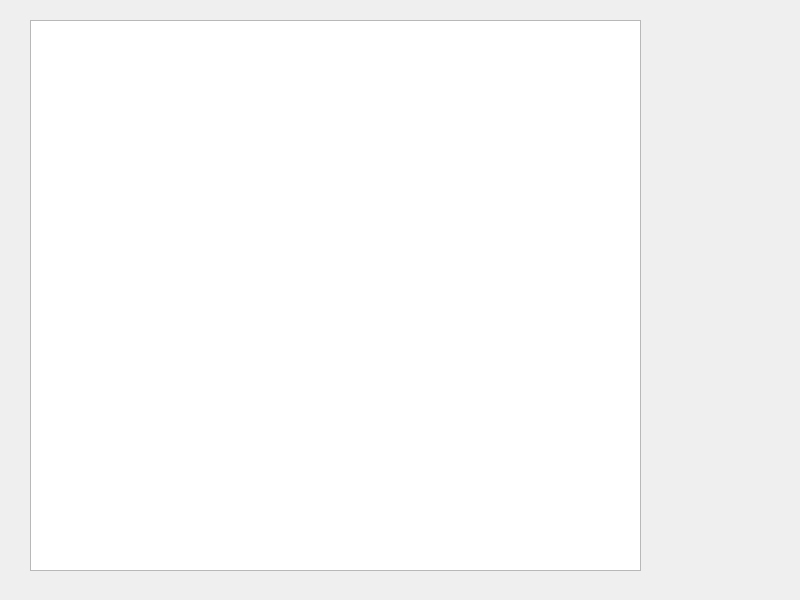
<?xml version="1.0" encoding="UTF-8"?>
<ui version="4.0">
 <class>MainWindow</class>
 <widget class="QMainWindow" name="MainWindow">
  <property name="geometry">
   <rect>
    <x>0</x>
    <y>0</y>
    <width>800</width>
    <height>600</height>
   </rect>
  </property>
  <property name="windowTitle">
   <string>MainWindow</string>
  </property>
  <widget class="QWidget" name="centralWidget">
   <widget class="QTableView" name="tableView">
    <property name="geometry">
     <rect>
      <x>30</x>
      <y>20</y>
      <width>611</width>
      <height>551</height>
     </rect>
    </property>
   </widget>
  </widget>
 </widget>
 <resources/>
 <connections/>
</ui>
